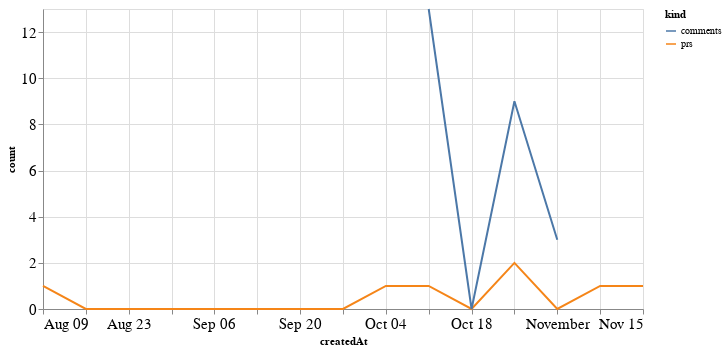

The code cell stored with this chart in its notebook:
### Code cell
alt.Chart(total_time, width=600).mark_line().encode(
    x='createdAt',
    y='count',
    color='kind'
)

### Figure 1 — Vega-Lite specification as saved in the notebook (floating-point values rounded to 4 significant figures)
{"config": {"axisLeft": {"labelFontSize": 15}, "axisBottom": {"labelFontSize": 15}}, "data": {"name": "data-b0de84b43debc1ca99c97a567c027567"}, "mark": "line", "encoding": {"color": {"type": "nominal", "field": "kind"}, "x": {"type": "temporal", "field": "createdAt"}, "y": {"type": "quantitative", "field": "count"}}, "width": 600, "$schema": "https://vega.github.io/schema/vega-lite/v4.8.1.json", "datasets": {"data-b0de84b43debc1ca99c97a567c027567": [{"createdAt": "2020-08-09T00:00:00", "kind": "prs", "count": 1.0}, {"createdAt": "2020-08-16T00:00:00", "kind": "prs", "count": 0.0}, {"createdAt": "2020-08-23T00:00:00", "kind": "prs", "count": 0.0}, {"createdAt": "2020-08-30T00:00:00", "kind": "prs", "count": 0.0}, {"createdAt": "2020-09-06T00:00:00", "kind": "prs", "count": 0.0}, {"createdAt": "2020-09-13T00:00:00", "kind": "prs", "count": 0.0}, {"createdAt": "2020-09-20T00:00:00", "kind": "prs", "count": 0.0}, {"createdAt": "2020-09-27T00:00:00", "kind": "prs", "count": 0.0}, {"createdAt": "2020-10-04T00:00:00", "kind": "prs", "count": 1.0}, {"createdAt": "2020-10-11T00:00:00", "kind": "prs", "count": 1.0}, {"createdAt": "2020-10-18T00:00:00", "kind": "prs", "count": 0.0}, {"createdAt": "2020-10-25T00:00:00", "kind": "prs", "count": 2.0}, {"createdAt": "2020-11-01T00:00:00", "kind": "prs", "count": 0.0}, {"createdAt": "2020-11-08T00:00:00", "kind": "prs", "count": 1.0}, {"createdAt": "2020-11-15T00:00:00", "kind": "prs", "count": 1.0}, {"createdAt": "2020-08-09T00:00:00", "kind": "comments", "count": null}, {"createdAt": "2020-08-16T00:00:00", "kind": "comments", "count": null}, {"createdAt": "2020-08-23T00:00:00", "kind": "comments", "count": null}, {"createdAt": "2020-08-30T00:00:00", "kind": "comments", "count": null}, {"createdAt": "2020-09-06T00:00:00", "kind": "comments", "count": null}, {"createdAt": "2020-09-13T00:00:00", "kind": "comments", "count": null}, {"createdAt": "2020-09-20T00:00:00", "kind": "comments", "count": null}, {"createdAt": "2020-09-27T00:00:00", "kind": "comments", "count": null}, {"createdAt": "2020-10-04T00:00:00", "kind": "comments", "count": null}, {"createdAt": "2020-10-11T00:00:00", "kind": "comments", "count": 13.0}, {"createdAt": "2020-10-18T00:00:00", "kind": "comments", "count": 0.0}, {"createdAt": "2020-10-25T00:00:00", "kind": "comments", "count": 9.0}, {"createdAt": "2020-11-01T00:00:00", "kind": "comments", "count": 3.0}, {"createdAt": "2020-11-08T00:00:00", "kind": "comments", "count": null}, {"createdAt": "2020-11-15T00:00:00", "kind": "comments", "count": null}]}}
